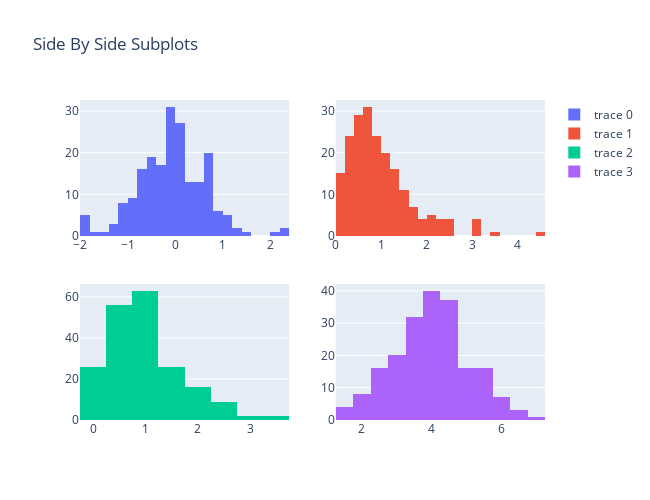

The cell this chart's notebook holds for it:
### Markdown cell above
## Central Limit Theorem

### Code cell
from plotly.subplots import make_subplots
import plotly.graph_objects as go

fig = make_subplots(rows=2, cols=2)

distributions = [Normal(0, 1), Exponential(1), Poisson(1), Binomial(10, 0.4)]

for i, distr in enumerate(distributions):
    abstract_sample = distr.draw(n=2)
    sample_means = [np.mean(abstract_sample.observe()) for i in range(200)]
    fig.add_trace(
        go.Histogram(x=sample_means),
        row=i//2 + 1, col=i%2 + 1
    )

fig.update_layout(height=500, width=650, title_text="Side By Side Subplots")
fig.show()

### Figure 1 — Plotly figure (JSON) as saved in the notebook; plotly's stock layout.template omitted (floating-point values rounded to 4 significant figures; data arrays with more than 128 entries replaced by an {"elided": "..."} marker saying what was removed)
{"data": [{"type": "histogram", "x": {"elided": "200 float values"}, "xaxis": "x", "yaxis": "y"}, {"type": "histogram", "x": {"elided": "200 float values"}, "xaxis": "x2", "yaxis": "y2"}, {"type": "histogram", "x": {"elided": "200 float values"}, "xaxis": "x3", "yaxis": "y3"}, {"type": "histogram", "x": {"elided": "200 float values"}, "xaxis": "x4", "yaxis": "y4"}], "layout": {"height": 500, "title": {"text": "Side By Side Subplots"}, "width": 650, "xaxis": {"anchor": "y", "domain": [0, 0.45]}, "xaxis2": {"anchor": "y2", "domain": [0.55, 1]}, "xaxis3": {"anchor": "y3", "domain": [0, 0.45]}, "xaxis4": {"anchor": "y4", "domain": [0.55, 1]}, "yaxis": {"anchor": "x", "domain": [0.575, 1]}, "yaxis2": {"anchor": "x2", "domain": [0.575, 1]}, "yaxis3": {"anchor": "x3", "domain": [0, 0.425]}, "yaxis4": {"anchor": "x4", "domain": [0, 0.425]}}}
